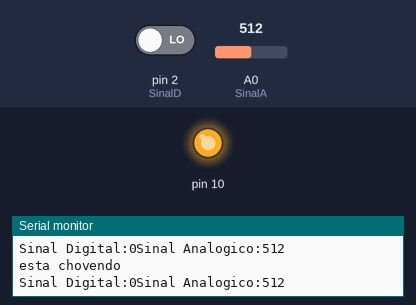
Simulated run of this sketch. Board: Arduino Uno, built with avr-gcc and run on an emulated ATmega328P. On the bench: output pins drawn as LEDs (lit = HIGH), the last lines printed to the serial monitor. The inputs (shaded band) are chosen by the test bench; at power-on: A0 (SinalA) = 512, pin 2 (SinalD) LOW.

Above: at 1.5 s.
1.6 s: A0 (SinalA) set to 688
4.0 s: A0 (SinalA) set to 710
At 5.6 s:
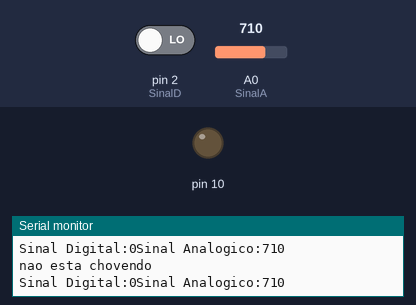
7.1 s: A0 (SinalA) set to 690
At 9.6 s:
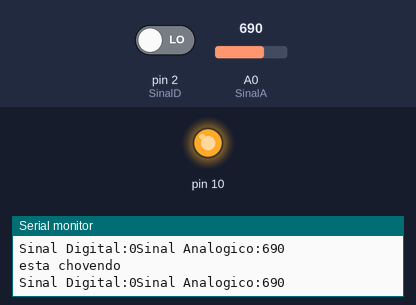
9.9 s: A0 (SinalA) set to 716
At 11.8 s:
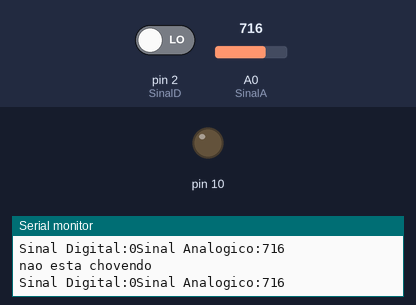
Timing chart, 0 to 13.3 s (numbered marks = the images above; inputs shaded):
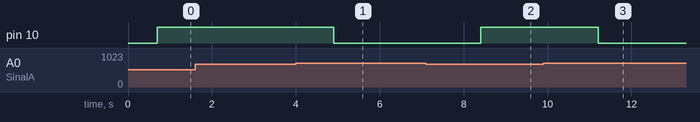

The sketch:

sensor_de_chuva.ino
```cpp
#define SinalA A0
#define SinalD 2


void setup() {
  pinMode(SinalD, INPUT);
  Serial.begin(9600);
  pinMode(10, OUTPUT);

}

void loop() {
  int ValorDigital = digitalRead(SinalD);
  int ValorAnalog = analogRead(SinalA);
  Serial.print("Sinal Digital:");
  Serial.print(ValorDigital);
  Serial.print("Sinal Analogico:");
  Serial.println(ValorAnalog);
  delay(700);

  if(ValorAnalog<700){
    Serial.println("esta chovendo");
    digitalWrite(10, HIGH);}
    else{
      Serial.println("nao esta chovendo");
      digitalWrite(10, LOW);}


      Serial.println("");


}
```

Measured:
- the behaviour switches between 699 and 700 on A0 (SinalA) (found by bisection; images 0 and 1)
- after the input at 4.0 s, pin 10: HIGH → LOW after 0.91 s
- after the input at 7.1 s, pin 10: LOW → HIGH after 1.3 s
- after the input at 9.9 s, pin 10: HIGH → LOW after 1.3 s
